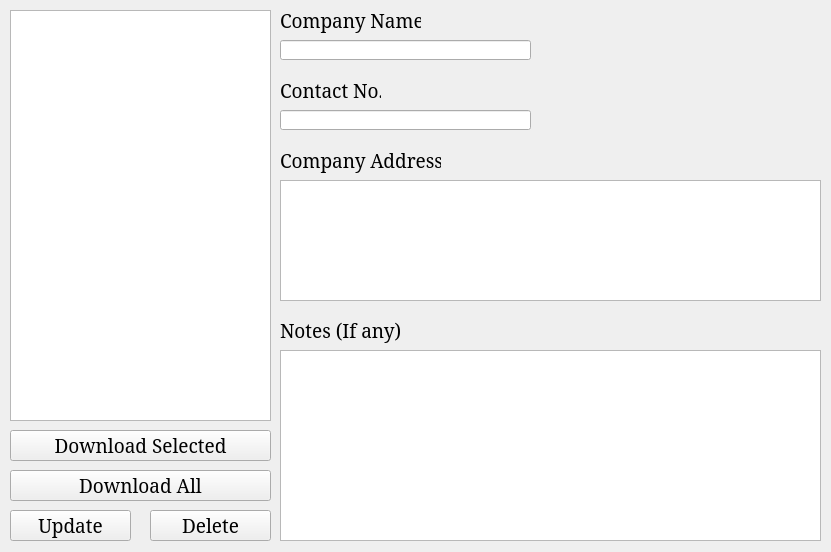
<?xml version="1.0" encoding="UTF-8"?>
<ui version="4.0">
 <class>UpdateCompanyWindow</class>
 <widget class="QMainWindow" name="UpdateCompanyWindow">
  <property name="windowModality">
   <enum>Qt::ApplicationModal</enum>
  </property>
  <property name="geometry">
   <rect>
    <x>0</x>
    <y>0</y>
    <width>831</width>
    <height>552</height>
   </rect>
  </property>
  <property name="windowTitle">
   <string>KB Roadways - Update Company</string>
  </property>
  <property name="windowIcon">
   <iconset>
    <normaloff>../__Assets/Logos/CompanyLogo.png</normaloff>../__Assets/Logos/CompanyLogo.png</iconset>
  </property>
  <widget class="QWidget" name="centralwidget">
   <widget class="QLabel" name="lblLogo">
    <property name="geometry">
     <rect>
      <x>600</x>
      <y>10</y>
      <width>171</width>
      <height>161</height>
     </rect>
    </property>
    <property name="acceptDrops">
     <bool>false</bool>
    </property>
    <property name="autoFillBackground">
     <bool>false</bool>
    </property>
    <property name="text">
     <string/>
    </property>
    <property name="pixmap">
     <pixmap>../__Assets/Logos/CompanyLogo.png</pixmap>
    </property>
    <property name="scaledContents">
     <bool>true</bool>
    </property>
   </widget>
   <widget class="QListWidget" name="lwCompanyList">
    <property name="geometry">
     <rect>
      <x>10</x>
      <y>10</y>
      <width>261</width>
      <height>411</height>
     </rect>
    </property>
   </widget>
   <widget class="QLabel" name="lblContactNo">
    <property name="geometry">
     <rect>
      <x>280</x>
      <y>70</y>
      <width>101</width>
      <height>41</height>
     </rect>
    </property>
    <property name="font">
     <font>
      <family>Constantia</family>
      <pointsize>14</pointsize>
     </font>
    </property>
    <property name="text">
     <string>Contact No.</string>
    </property>
   </widget>
   <widget class="QLabel" name="lblCompanyAddress">
    <property name="geometry">
     <rect>
      <x>280</x>
      <y>140</y>
      <width>161</width>
      <height>41</height>
     </rect>
    </property>
    <property name="font">
     <font>
      <family>Constantia</family>
      <pointsize>14</pointsize>
     </font>
    </property>
    <property name="text">
     <string>Company Address</string>
    </property>
   </widget>
   <widget class="QLineEdit" name="leContactNo">
    <property name="enabled">
     <bool>true</bool>
    </property>
    <property name="geometry">
     <rect>
      <x>280</x>
      <y>110</y>
      <width>251</width>
      <height>20</height>
     </rect>
    </property>
    <property name="text">
     <string/>
    </property>
    <property name="readOnly">
     <bool>false</bool>
    </property>
   </widget>
   <widget class="QTextEdit" name="teCompanyAddress">
    <property name="geometry">
     <rect>
      <x>280</x>
      <y>180</y>
      <width>541</width>
      <height>121</height>
     </rect>
    </property>
    <property name="readOnly">
     <bool>false</bool>
    </property>
    <property name="acceptRichText">
     <bool>false</bool>
    </property>
   </widget>
   <widget class="QTextEdit" name="teNotes">
    <property name="geometry">
     <rect>
      <x>280</x>
      <y>350</y>
      <width>541</width>
      <height>191</height>
     </rect>
    </property>
    <property name="readOnly">
     <bool>false</bool>
    </property>
    <property name="acceptRichText">
     <bool>false</bool>
    </property>
   </widget>
   <widget class="QLabel" name="lblCompanyName">
    <property name="geometry">
     <rect>
      <x>280</x>
      <y>0</y>
      <width>141</width>
      <height>41</height>
     </rect>
    </property>
    <property name="font">
     <font>
      <family>Constantia</family>
      <pointsize>14</pointsize>
     </font>
    </property>
    <property name="text">
     <string>Company Name</string>
    </property>
   </widget>
   <widget class="QLabel" name="lblNotes">
    <property name="geometry">
     <rect>
      <x>280</x>
      <y>310</y>
      <width>121</width>
      <height>41</height>
     </rect>
    </property>
    <property name="font">
     <font>
      <family>Constantia</family>
      <pointsize>14</pointsize>
     </font>
    </property>
    <property name="text">
     <string>Notes (If any)</string>
    </property>
   </widget>
   <widget class="QLineEdit" name="leCompanyName">
    <property name="enabled">
     <bool>true</bool>
    </property>
    <property name="geometry">
     <rect>
      <x>280</x>
      <y>40</y>
      <width>251</width>
      <height>20</height>
     </rect>
    </property>
    <property name="text">
     <string/>
    </property>
    <property name="readOnly">
     <bool>false</bool>
    </property>
   </widget>
   <widget class="QPushButton" name="btnDownloadAll">
    <property name="enabled">
     <bool>true</bool>
    </property>
    <property name="geometry">
     <rect>
      <x>10</x>
      <y>470</y>
      <width>261</width>
      <height>31</height>
     </rect>
    </property>
    <property name="font">
     <font>
      <family>Constantia</family>
      <pointsize>14</pointsize>
     </font>
    </property>
    <property name="text">
     <string>Download All</string>
    </property>
   </widget>
   <widget class="QPushButton" name="btnDownloadSelected">
    <property name="enabled">
     <bool>true</bool>
    </property>
    <property name="geometry">
     <rect>
      <x>10</x>
      <y>430</y>
      <width>261</width>
      <height>31</height>
     </rect>
    </property>
    <property name="font">
     <font>
      <family>Constantia</family>
      <pointsize>14</pointsize>
     </font>
    </property>
    <property name="text">
     <string>Download Selected</string>
    </property>
   </widget>
   <widget class="QPushButton" name="btnUpdate">
    <property name="enabled">
     <bool>true</bool>
    </property>
    <property name="geometry">
     <rect>
      <x>10</x>
      <y>510</y>
      <width>121</width>
      <height>31</height>
     </rect>
    </property>
    <property name="font">
     <font>
      <family>Constantia</family>
      <pointsize>14</pointsize>
     </font>
    </property>
    <property name="text">
     <string>Update</string>
    </property>
   </widget>
   <widget class="QPushButton" name="btnDelete">
    <property name="enabled">
     <bool>true</bool>
    </property>
    <property name="geometry">
     <rect>
      <x>150</x>
      <y>510</y>
      <width>121</width>
      <height>31</height>
     </rect>
    </property>
    <property name="font">
     <font>
      <family>Constantia</family>
      <pointsize>14</pointsize>
     </font>
    </property>
    <property name="text">
     <string>Delete</string>
    </property>
   </widget>
  </widget>
 </widget>
 <tabstops>
  <tabstop>lwCompanyList</tabstop>
  <tabstop>btnDownloadSelected</tabstop>
  <tabstop>btnDownloadAll</tabstop>
  <tabstop>btnUpdate</tabstop>
  <tabstop>btnDelete</tabstop>
  <tabstop>leCompanyName</tabstop>
  <tabstop>leContactNo</tabstop>
  <tabstop>teCompanyAddress</tabstop>
  <tabstop>teNotes</tabstop>
 </tabstops>
 <resources/>
 <connections/>
</ui>
